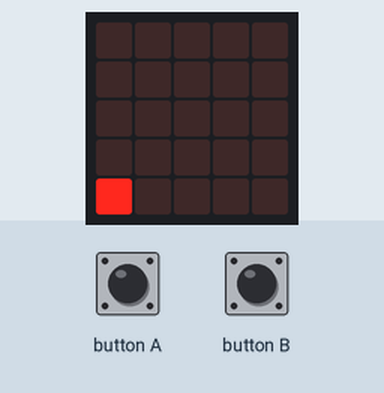
Bench run of a program on a simulated BBC micro:bit (MakeCode). On the bench: the board's 5×5 LED display. The inputs (shaded band) are chosen by the test bench.

Above: at 9.6 s.
11.3 s: button A pressed for 0.15 s
At 12.3 s:
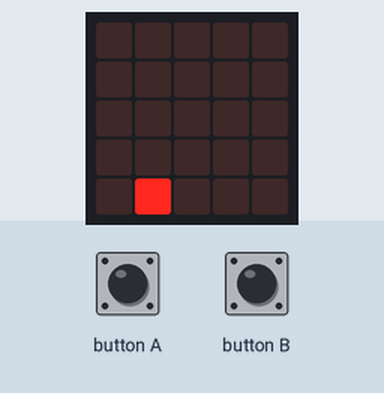
14.4 s: button B pressed for 0.15 s
At 14.75 s:
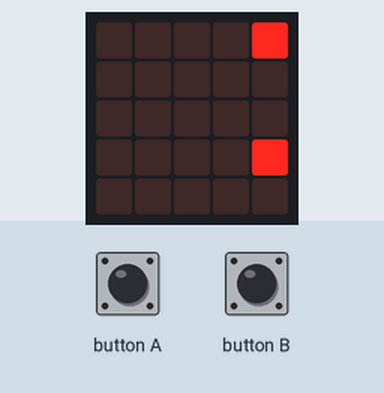
15.1 s: button A pressed for 0.15 s
At 16.1 s:
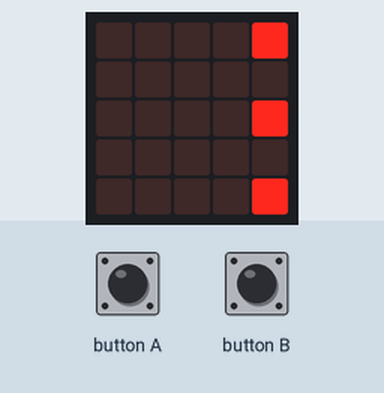
18.8 s: button B pressed for 0.15 s
At 22.7 s:
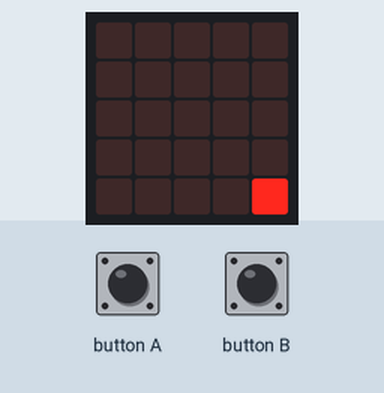
Timing chart, 0 to 22.9 s (numbered marks = the images above; inputs shaded):
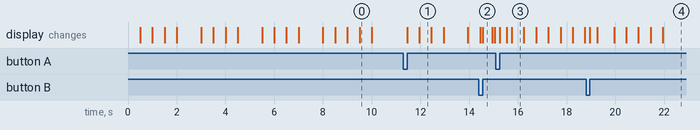

The program:

main.ts
```typescript
function ABAJO_X0 () {
    for (let index = 0; index <= 4; index++) {
        if (boton_A == 1) {
            led.plot(0, index)
            basic.pause(500)
            led.unplot(0, index)
            POSX = 0
            POSY = index
            arribaX0 = 0
            abajox0 = 1
            izquierday0 = 0
            derechay0 = 0
            arribax4 = 0
            abajox4 = 0
            izquierday4 = 0
            derechay4 = 0
        }
    }
}
input.onButtonPressed(Button.A, function () {
    botón_B = 0
    boton_A = 1
    if (boton_A == 1) {
        if (arribaX0 == 1) {
            interseptado = punto - POSY
            for (let index = 0; index <= interseptado; index++) {
                led.plot(0, index + interseptado)
                basic.pause(500)
                led.unplot(0, index + interseptado)
                POSX = 0
                POSY = index + interseptado
                arribaX0 = 0
                abajox0 = 1
                izquierday0 = 0
                derechay0 = 0
                arribax4 = 0
                abajox4 = 0
                izquierday4 = 0
                derechay4 = 0
            }
            DERECHA_Y4()
            ARRIBA_X4()
            IZQUIERDA_Y0()
        } else if (derechay0 == 1) {
            interseptado = punto - POSX
            for (let index = 0; index <= interseptado; index++) {
                led.plot(interseptado - index, 0)
                basic.pause(500)
                led.unplot(interseptado - index, 0)
                POSX = interseptado - index
                POSY = 0
                arribaX0 = 0
                abajox0 = 0
                izquierday0 = 1
                derechay0 = 0
                arribax4 = 0
                abajox4 = 0
                izquierday4 = 0
                derechay4 = 0
            }
            ABAJO_X0()
            DERECHA_Y4()
            ARRIBA_X4()
        } else if (abajox4 == 1) {
            interseptado = punto - POSY
            for (let index = 0; index <= 4; index++) {
                led.plot(punto, interseptado - index)
                basic.pause(500)
                led.unplot(punto, interseptado - index)
                POSX = punto
                POSY = interseptado - index
                arribaX0 = 0
                abajox0 = 0
                izquierday0 = 0
                derechay0 = 0
                arribax4 = 1
                abajox4 = 0
                izquierday4 = 0
                derechay4 = 0
            }
            IZQUIERDA_Y0()
            ABAJO_X0()
            DERECHA_Y4()
        } else if (izquierday4 == 1) {
            interseptado = punto - POSX
            for (let index = 0; index <= interseptado; index++) {
                led.plot(POSX + index, punto)
                basic.pause(500)
                led.unplot(POSX + index, punto)
                POSX = POSX + index
                POSY = punto
                arribaX0 = 0
                abajox0 = 0
                izquierday0 = 0
                derechay0 = 0
                arribax4 = 0
                abajox4 = 0
                izquierday4 = 0
                derechay4 = 1
            }
            ARRIBA_X4()
            IZQUIERDA_Y0()
            ABAJO_X0()
        }
    }
})
function ARRIBA_X4 () {
    for (let index = 0; index <= 4; index++) {
        if (boton_A == 1) {
            led.plot(punto, punto - index)
            basic.pause(500)
            led.unplot(punto, punto - index)
            POSX = punto
            POSY = index
            arribaX0 = 0
            abajox0 = 0
            izquierday0 = 0
            derechay0 = 0
            arribax4 = 1
            abajox4 = 0
            izquierday4 = 0
            derechay4 = 0
        }
    }
}
function DERECHA_Y0 () {
    for (let index = 0; index <= 4; index++) {
        if (botón_B == 1) {
            led.plot(index, 0)
            basic.pause(500)
            led.unplot(index, 0)
            POSX = index
            POSY = 0
            arribaX0 = 0
            abajox0 = 0
            izquierday0 = 0
            derechay0 = 1
            arribax4 = 0
            abajox4 = 0
            izquierday4 = 0
            derechay4 = 0
        }
    }
}
function ARRIBA_X0 () {
    for (let index = 0; index <= 4; index++) {
        if (botón_B == 1) {
            led.plot(0, punto - index)
            basic.pause(500)
            led.unplot(0, punto - index)
            POSX = 0
            POSY = punto - index
            arribaX0 = 1
            abajox0 = 0
            izquierday0 = 0
            derechay0 = 0
            arribax4 = 0
            abajox4 = 0
            izquierday4 = 0
            derechay4 = 0
        }
    }
}
function IZQUIERDA_Y4 () {
    for (let index = 0; index <= 4; index++) {
        if (botón_B == 1) {
            led.plot(punto - index, punto)
            basic.pause(500)
            led.unplot(punto - index, punto)
            POSX = punto - index
            POSY = punto
            arribaX0 = 0
            abajox0 = 0
            izquierday0 = 0
            derechay0 = 0
            arribax4 = 0
            abajox4 = 0
            izquierday4 = 1
            derechay4 = 0
        }
    }
}
input.onButtonPressed(Button.B, function () {
    botón_B = 1
    boton_A = 0
    if (botón_B == 1) {
        if (abajox0 == 1) {
            interseptado = POSY
            for (let index = 0; index <= interseptado; index++) {
                led.plot(0, POSY - index)
                basic.pause(500)
                led.unplot(0, POSY - index)
                POSX = 0
                POSY = POSY - index
                arribaX0 = 1
                abajox0 = 0
                izquierday0 = 0
                derechay0 = 0
                arribax4 = 0
                abajox4 = 0
                izquierday4 = 0
                derechay4 = 0
            }
            DERECHA_Y0()
            ABAJO_X4()
            IZQUIERDA_Y4()
        } else if (izquierday0 == 1) {
            interseptado = punto - POSX
            for (let index = 0; index <= interseptado; index++) {
                led.plot(POSX + index, 0)
                basic.pause(500)
                led.unplot(POSX + index, 0)
                POSX = POSX + index
                POSY = 0
                arribaX0 = 0
                abajox0 = 0
                izquierday0 = 0
                derechay0 = 1
                arribax4 = 0
                abajox4 = 0
                izquierday4 = 0
                derechay4 = 0
            }
            ABAJO_X4()
            IZQUIERDA_Y4()
            ARRIBA_X0()
        } else if (arribax4 == 1) {
            interseptado = punto - POSY
            for (let index = 0; index <= 4; index++) {
                led.plot(punto, POSY + index)
                basic.pause(500)
                led.unplot(punto, POSY + index)
                POSX = punto
                POSY = POSY + index
                arribaX0 = 0
                abajox0 = 0
                izquierday0 = 0
                derechay0 = 0
                arribax4 = 0
                abajox4 = 1
                izquierday4 = 0
                derechay4 = 0
            }
            IZQUIERDA_Y4()
            ARRIBA_X0()
            DERECHA_Y0()
        } else if (derechay4 == 1) {
            interseptado = POSX
            for (let index = 0; index <= interseptado; index++) {
                led.plot(POSX - index, punto)
                basic.pause(500)
                led.unplot(POSX - index, punto)
                POSX = POSX - index
                POSY = punto
                arribaX0 = 0
                abajox0 = 0
                izquierday0 = 0
                derechay0 = 0
                arribax4 = 0
                abajox4 = 0
                izquierday4 = 1
                derechay4 = 0
            }
            ARRIBA_X0()
            DERECHA_Y0()
            ABAJO_X4()
        }
    }
})
function ABAJO_X4 () {
    for (let index = 0; index <= 4; index++) {
        if (botón_B == 1) {
            led.plot(punto, index)
            basic.pause(500)
            led.unplot(punto, index)
            POSX = punto
            POSY = index
            arribaX0 = 0
            abajox0 = 0
            izquierday0 = 0
            derechay0 = 0
            arribax4 = 0
            abajox4 = 1
            izquierday4 = 0
            derechay4 = 0
        }
    }
}
function IZQUIERDA_Y0 () {
    for (let index = 0; index <= 4; index++) {
        if (boton_A == 1) {
            led.plot(punto - index, 0)
            basic.pause(500)
            led.unplot(punto - index, 0)
            POSX = punto - index
            POSY = 0
            arribaX0 = 0
            abajox0 = 0
            izquierday0 = 1
            derechay0 = 0
            arribax4 = 0
            abajox4 = 0
            izquierday4 = 0
            derechay4 = 0
        }
    }
}
function DERECHA_Y4 () {
    for (let index = 0; index <= 4; index++) {
        if (boton_A == 1) {
            led.plot(index, punto)
            basic.pause(500)
            led.unplot(index, punto)
            POSX = index
            POSY = punto
            arribaX0 = 0
            abajox0 = 0
            izquierday0 = 0
            derechay0 = 0
            arribax4 = 0
            abajox4 = 0
            izquierday4 = 0
            derechay4 = 1
        }
    }
}
let interseptado = 0
let POSY = 0
let POSX = 0
let derechay4 = 0
let izquierday4 = 0
let arribax4 = 0
let abajox4 = 0
let izquierday0 = 0
let derechay0 = 0
let abajox0 = 0
let arribaX0 = 0
let punto = 0
let botón_B = 0
let boton_A = 0
boton_A = 0
botón_B = 1
punto = 4
arribaX0 = 1
abajox0 = 0
derechay0 = 0
izquierday0 = 0
abajox4 = 0
arribax4 = 0
izquierday4 = 0
derechay4 = 0
ARRIBA_X0()
DERECHA_Y0()
ABAJO_X4()
IZQUIERDA_Y4()
```

test.ts
```typescript
// aquí va el archivo "tests"; esto no se compilará cuando este paquete se utilice como una extensión.
```

Measured:
- after the input at 11.3 s, the display: first changes after 0.15 s (image 1 shows a later state)
- after the input at 14.4 s, the display: first differs from a run without the input after 0.15 s (image 2)
- after the input at 15.1 s, the display: first changes after 0.15 s (image 3 shows a later state)
- after the input at 18.8 s, the display: first changes after 0.15 s (image 4 shows a later state)
- what the display in image 0 shows lasts 0.5 s, from 9.5 s to 10.0 s
- what the display in image 2 shows lasts 0.4 s, from 14.6 s to 15.0 s
